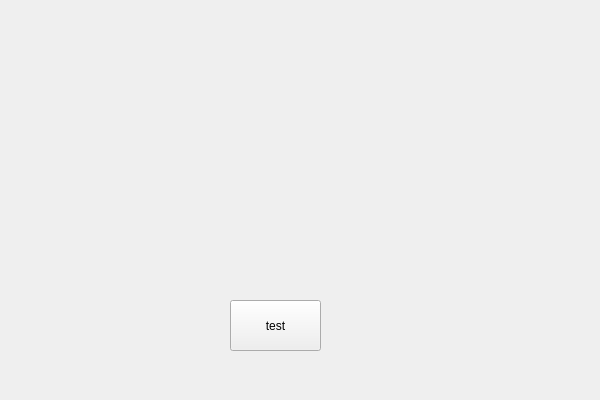
<?xml version="1.0" encoding="UTF-8"?>
<ui version="4.0">
 <class>moveWidgetClass</class>
 <widget class="QWidget" name="moveWidgetClass">
  <property name="geometry">
   <rect>
    <x>0</x>
    <y>0</y>
    <width>600</width>
    <height>400</height>
   </rect>
  </property>
  <property name="minimumSize">
   <size>
    <width>600</width>
    <height>0</height>
   </size>
  </property>
  <property name="maximumSize">
   <size>
    <width>600</width>
    <height>16777215</height>
   </size>
  </property>
  <property name="windowTitle">
   <string>moveWidget</string>
  </property>
  <widget class="QPushButton" name="pushButton">
   <property name="geometry">
    <rect>
     <x>230</x>
     <y>300</y>
     <width>91</width>
     <height>51</height>
    </rect>
   </property>
   <property name="text">
    <string>test</string>
   </property>
  </widget>
 </widget>
 <layoutdefault spacing="6" margin="11"/>
 <resources>
  <include location="moveWidget.qrc"/>
 </resources>
 <connections/>
</ui>
